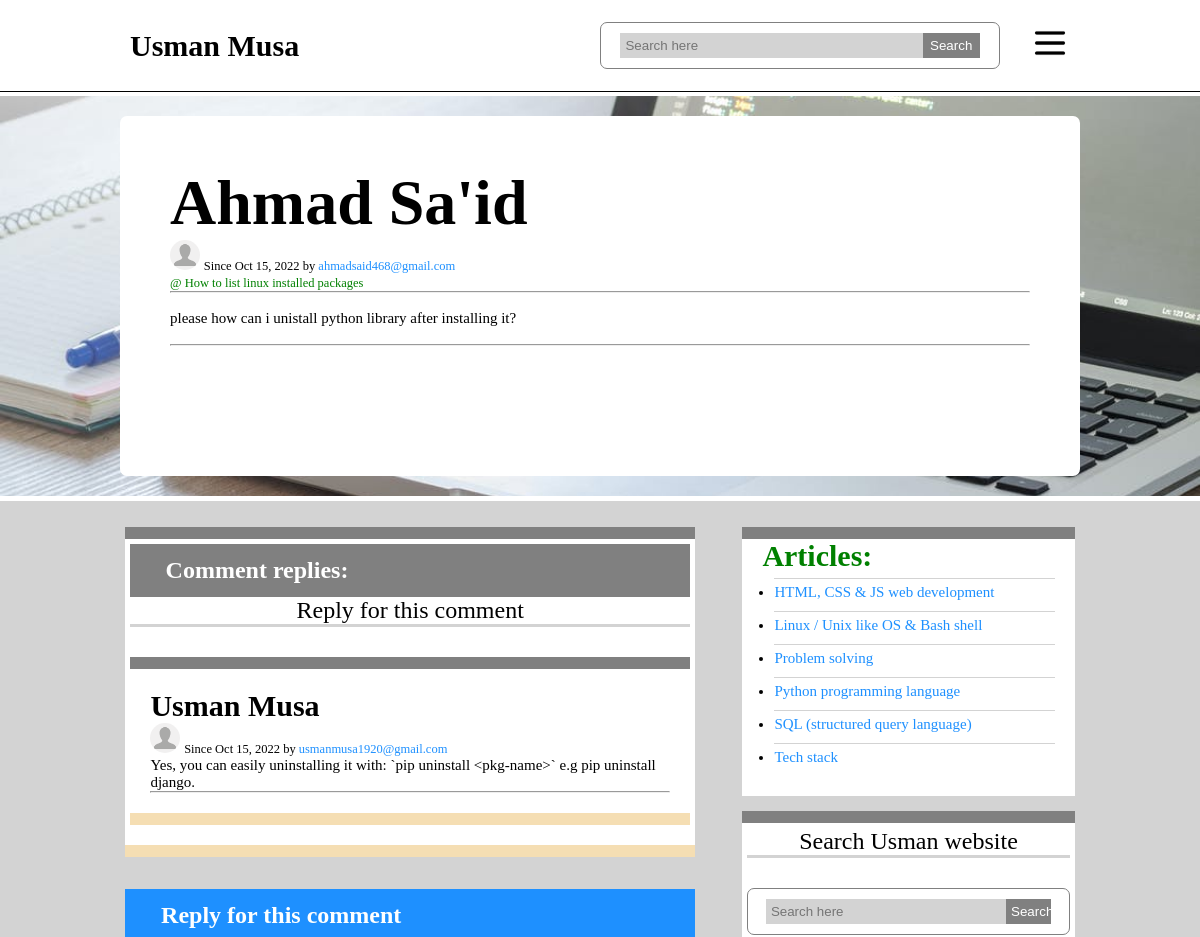
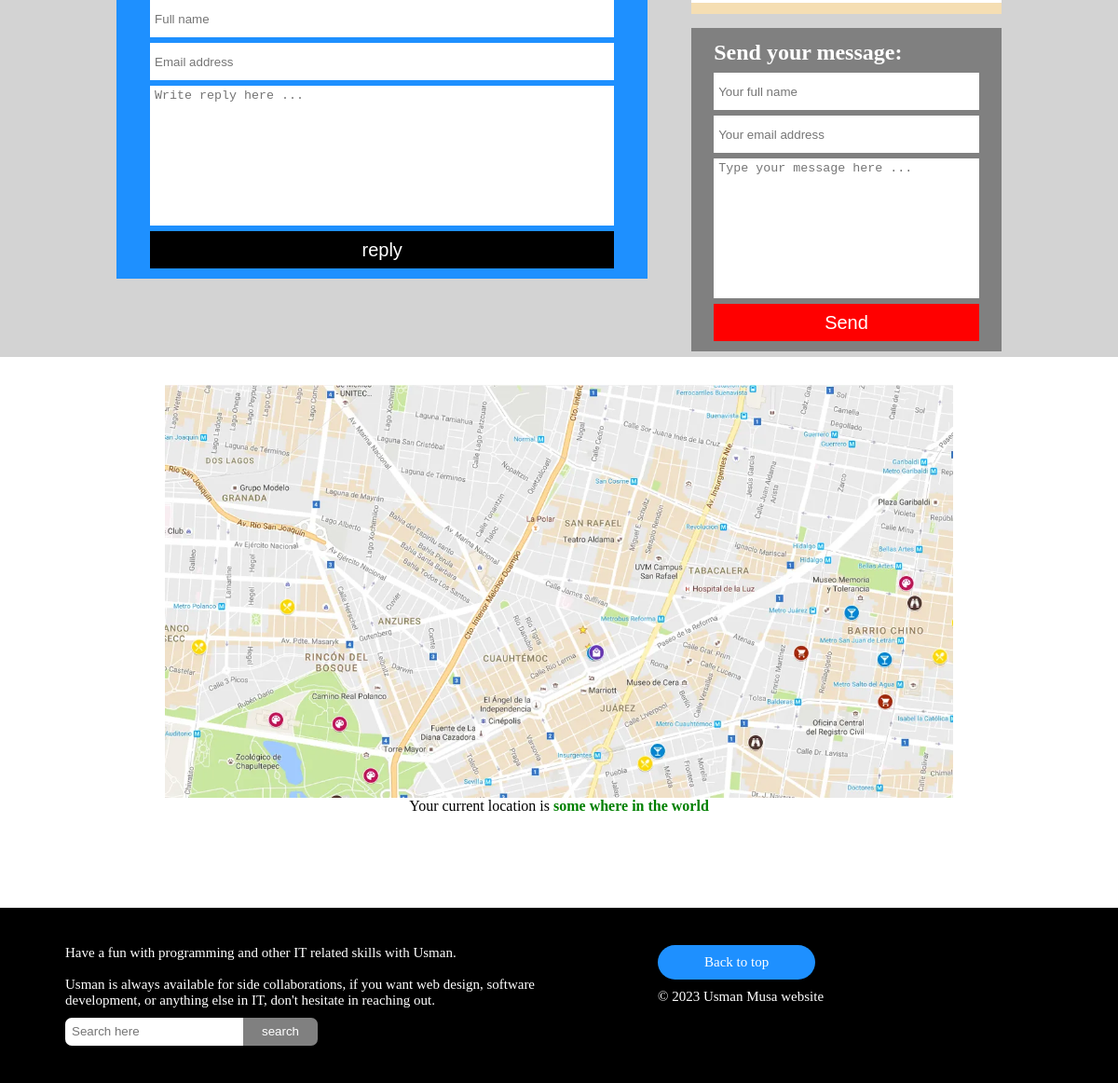
The page /comment/1/ on the database its author committed (2 pictures, top to bottom).
### blog/models.py (models this page shows, shortened)
class Comment(models.Model):
  timestamp = models.DateTimeField(default=timezone.now)
  post = models.ForeignKey(Post, on_delete=models.CASCADE)
  full_name = models.CharField(max_length=255, blank=False, null=False)
  email = models.CharField(max_length=255, blank=False, null=False)
  text_body = models.TextField(blank=False, null=False)
  is_read = models.BooleanField(default=False)

class Post(models.Model):
  pub_date = models.DateTimeField(default=timezone.now)
  last_modified = models.DateTimeField(auto_now=True)
  author = models.ForeignKey(User, on_delete=models.CASCADE)
  category = models.ForeignKey(Category, on_delete=models.CASCADE)
  title = models.CharField(max_length=300, blank=False, null=False)
  summary = models.TextField(blank=True, null=True)
  image_url = models. CharField(max_length=1000000, blank=True, null=True)
  snippet = models.TextField(blank=True, null=True)
  url_list = models.TextField(blank=True, null=True)

class Reply(models.Model):
  timestamp = models.DateTimeField(default=timezone.now)
  comment = models.ForeignKey(Comment, on_delete=models.CASCADE)
  full_name = models.CharField(max_length=255, blank=False, null=False)
  email = models.CharField(max_length=255, blank=False, null=False)
  text_body = models.TextField(blank=False, null=False)
  is_read = models.BooleanField(default=False)

class Category(models.Model):
  pub_date = models.DateTimeField(default=timezone.now)
  last_modified = models.DateTimeField(auto_now=True)
  publisher = models.ForeignKey(User, on_delete=models.CASCADE)
  title = models.CharField(max_length=300, blank=False, null=False)
  description = models.TextField(blank=True, null=True)
  image_url = models. CharField(max_length=1000000, blank=True, null=True)
  snippet = models.TextField(blank=True, null=True)
  url_list = models.TextField(blank=True, null=True)

### blog/comment/comment.py (the view)
# urls.py: path("comment/<int:comment_id>/", Comment.comment, name='comment'),
  @staticmethod
  def comment(request, comment_id):
    comment = models.Comment.objects.get(id=comment_id)
    reply_all = comment.reply_set.all().order_by('-timestamp')
    if request.method == 'POST':
      form = ReplyForm(request.POST)
      if form.is_valid():
        name = form.cleaned_data.get('full_name')
        instance = form.save(commit=False)
        instance.comment = comment
        instance.save()
        messages.success(request, f'Welldone {name} for your reply.')
        return redirect(reverse('comment:comment', kwargs={'comment_id': comment_id}))
    else:
      form = ReplyForm()
    paginator = Paginator(reply_all, 5)
    page = request.GET.get('page')
    comment_reply = paginator.get_page(page)
    context = {
      'default': default(),
      'comment': comment,
      'comment_reply': comment_reply,
    }
    return render(request, 'blog/comment.html', context)

### account/default.py (called while the page is built)
def default():
  return Default.default

### templates/blog/comment.html (shortened to what this page needs)
{% extends 'base.html' %}
{% load static %}
{% block header %}
  <link rel="stylesheet" href="{% static 'detail.css' %}">
{% endblock header %}
{% block top %}
  <div class="banner">
    <div class="banner_column">
      <h1>{{comment.full_name}}</h1>
      <img src="/static/media/user.png" class="banner_column_img" alt="">
      <small>Since {{comment.timestamp|date:'M d, Y'}} by <span>{{comment.email}}</span></small>
      <br>
      <small><a href="{% url 'post:post' comment.post.id %}" class="ref">@ {{comment.post.title}}</a></small>
      <hr>
      <br>
      <p>{{comment.text_body}}</p>
      <br>
      <hr>
      <br>
    </div>
  </div>
  <div class="dark">
    <div class="posts">
      <div class="side_left">
        <div class="ss">
          <div class="message">
            <h1>Comment replies:</h1>
          </div>
          {% if comment_reply.paginator.count > 0 %}
            <h1 class="s">Reply for this comment</h1>
            {% for reply in comment_reply %}
              <div class="post">
                <h1>{{reply.full_name}}</h1>
                <img src="/static/media/user.png" class="banner_column_img" alt="">
                <small>Since {{reply.timestamp|date:'M d, Y'}} by <span>{{reply.email}}</span></small>
                <br>
                <p>{{reply.text_body}}</p>
                <hr>
              </div>
            {% endfor %}
          {% else %}
            <h1 class="s">No reply, be the first to reply</h1>
          {% endif %}
        </div>
        <br>
        <form method="post" class="comment">
          <h1>Reply for this comment</h1>
          {% if request.user.is_authenticated %}
            <input type="text" name="full_name" placeholder="Full name" value="{{request.user.first_name}} {{request.user.last_name}}" required>
            <input type="email" name="email" placeholder="Email address" value="{{request.user.email}}" required>
          {% else %}
            <input type="text" name="full_name" placeholder="Full name" required>
            <input type="email" name="email" placeholder="Email address" required>
          {% endif %}
          <textarea name="text_body" placeholder="Write reply here ..." required></textarea>
          <button type="submit">reply</button>
        </form>
      </div>
      <div class="side_right">
        <div class="list">
          <h1>Articles:</h1>
          {% if default.category %}
            <ul>
              {% for category in default.category %}
                <li>
                  <p><a href="{% url 'article:article' category.id %}">{{category.title}}</a></p>
                </li>
              {% endfor %}
            </ul>
          {% else %}
            <p>Articles are comming soon!</p>
          {% endif %}
        </div>
        <div class="ss">
          <h1 class="s">Search Usman website</h1>
          <form action="{% url 'info:search' %}" method="get" class="search">
            <input type="search" name="search_q" placeholder="Search here" required>
            <button type="submit">Search</button>
          </form>
        </div>
        <form method="post" action="{% url 'message:send' %}" class="message">
          <h1>Send your message:</h1>
          <input type="text" name="full_name" placeholder="Your full name" required>
          <input type="email" name="email" placeholder="Your email address" required>
          <textarea name="text_body" placeholder="Type your message here ..." required></textarea>
          <button type="submit">Send</button>
        </form>
      </div>
    </div>
  </div>
{% endblock top %}

### templates/base.html (shortened to what this page needs)
{% load static %}
<!DOCTYPE html>
<html lang="en">
<head>
  <link rel="stylesheet" href="{% static 'base.css' %}">
  {% block header %}{% endblock header %}
</head>
<body>
  <div class="container">
    <div class="header">
      <div class="header_col">
        <div class="head_left">
          <h1>
            <a href="{% url 'landing' %}">Usman Musa</a>
          </h1>
        </div>
        <div class="head_right">
          <form action="{% url 'info:search' %}" method="get" class="search">
            <input type="search" name="search_q" placeholder="Search here" required>
            <button type="submit">Search</button>
          </form>
          <a onclick="showMenu()" id="menu_img">
            <img src="/static/media/show_menu_wht_bg.png" alt="" >
          </a>
        </div>
      </div>
    </div>
    <span onclick="hideMenu()">
      {% block top %}{% endblock top %}
    </span>
    <div class="main" onclick="hideMenu()">
      <div class="main_column">
        <div class="three_col">
          <div>
            <img src="/static/media/google_map.webp" alt="">
            <p>Your current location is <a class="peace"><b>some where in the world</b></a></p>
          </div>
        </div>
      </div>
    </div>
    <div class="footer" onclick="hideMenu()">
      <div class="foot_left">
        <p>Have a fun with programming and other IT related skills with Usman.</p>
        <br>
        <p>Usman is always available for side collaborations, if you want web design, software development, or anything else in IT, don't hesitate in reaching out.</p>
        <form>
          <input type="search" name="" placeholder="Search here">
          <button type="button">search</button>
        </form>
      </div>
      <div class="foot_right">
        <a href="#">Back to top</a>
        <p>&copy; {{default.the_year}} Usman Musa website</p>
      </div>
    </div>
  </div>
</body>
</html>

### static/detail.css (style rules this page uses)
.search { width: 100%; }
.head_right { justify-content: space-between; }
.head_right a { display: none; }
.list { border-top: solid grey 12px; width: 100%; background: white; padding: 0 20px 20px 20px; margin: 15px 0; }
.list h1 { color: green; }
.list ul { margin-left: 12px; }
.list ul p { border-top: solid 1px lightgrey; padding: 5px 0; margin: 5px 0; }
.list ul p a { color: dodgerblue; text-decoration: none; }
.ss { border-top: solid grey 12px; border-bottom: solid wheat 12px; width: 100%; background: white; padding: 5px; margin: 15px 0; }
.s { font-weight: lighter; font-size: 1.5rem; text-align: center; border-bottom: solid 3px lightgrey; margin-bottom: 30px; }
.ss form { display: flex; }
.main { margin-top: 0; }

### rows shown on the page
Comment: full_name "Ahmad Sa'id", timestamp "Oct 15, 2022", email "ahmadsaid468@gmail.com", post "How to list linux installed packages", text_body "please how can i unistall python library after installing it?"
Reply: full_name "Usman Musa", timestamp "Oct 15, 2022", email "usmanmusa1920@gmail.com", text_body "Yes, you can easily uninstalling it with: `pip uninstall <pkg-name>` e.g pip uninstall django."
Category: title "HTML, CSS & JS web development"
Category: title "Linux / Unix like OS & Bash shell"
Category: title "Problem solving"
Category: title "Python programming language"
Category: title "SQL (structured query language)"
Category: title "Tech stack"

### other values the page prints
{{ default.the_year }} "2023"
